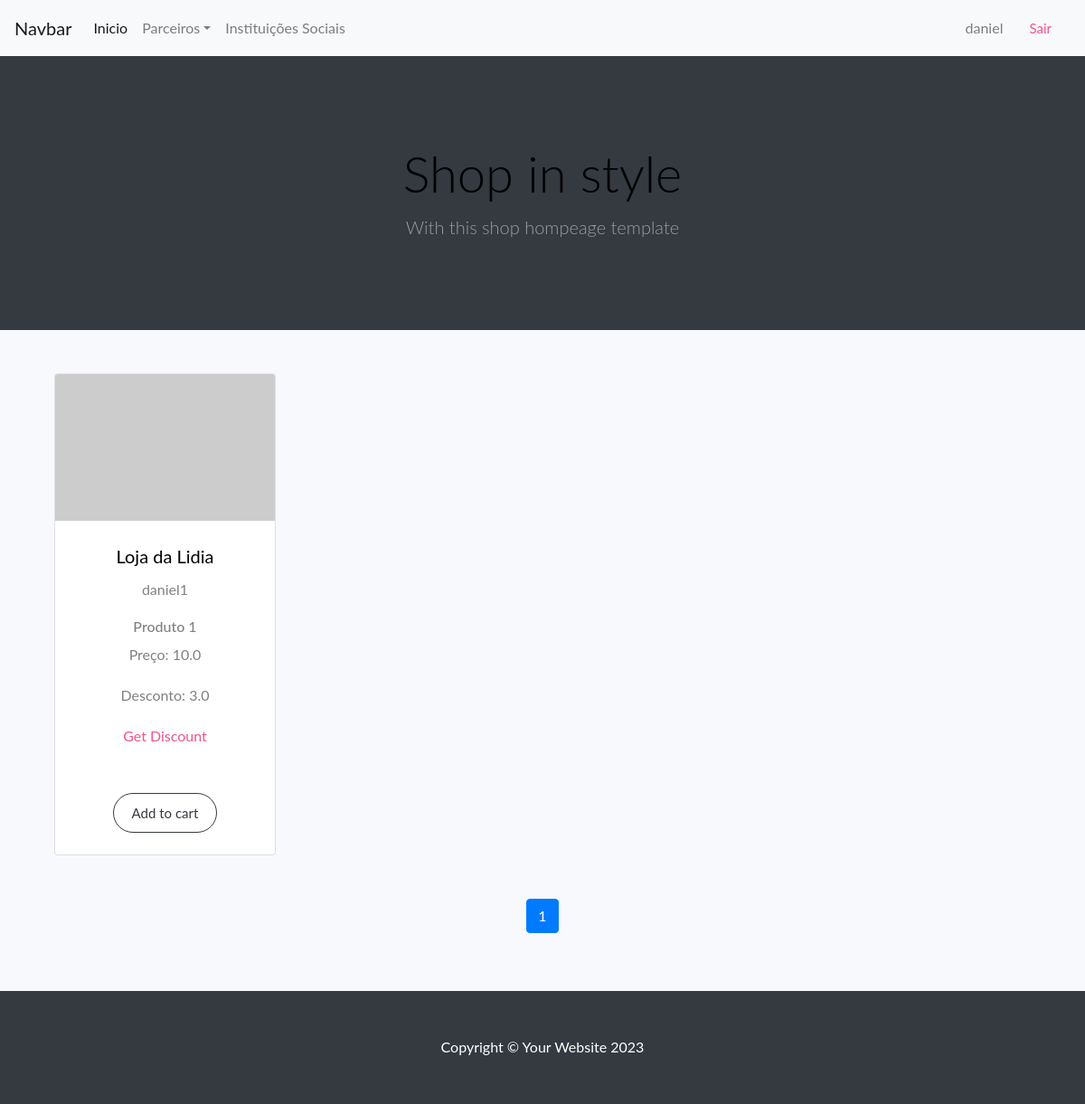
Page /dashboard (signed in) on the earlier database version.
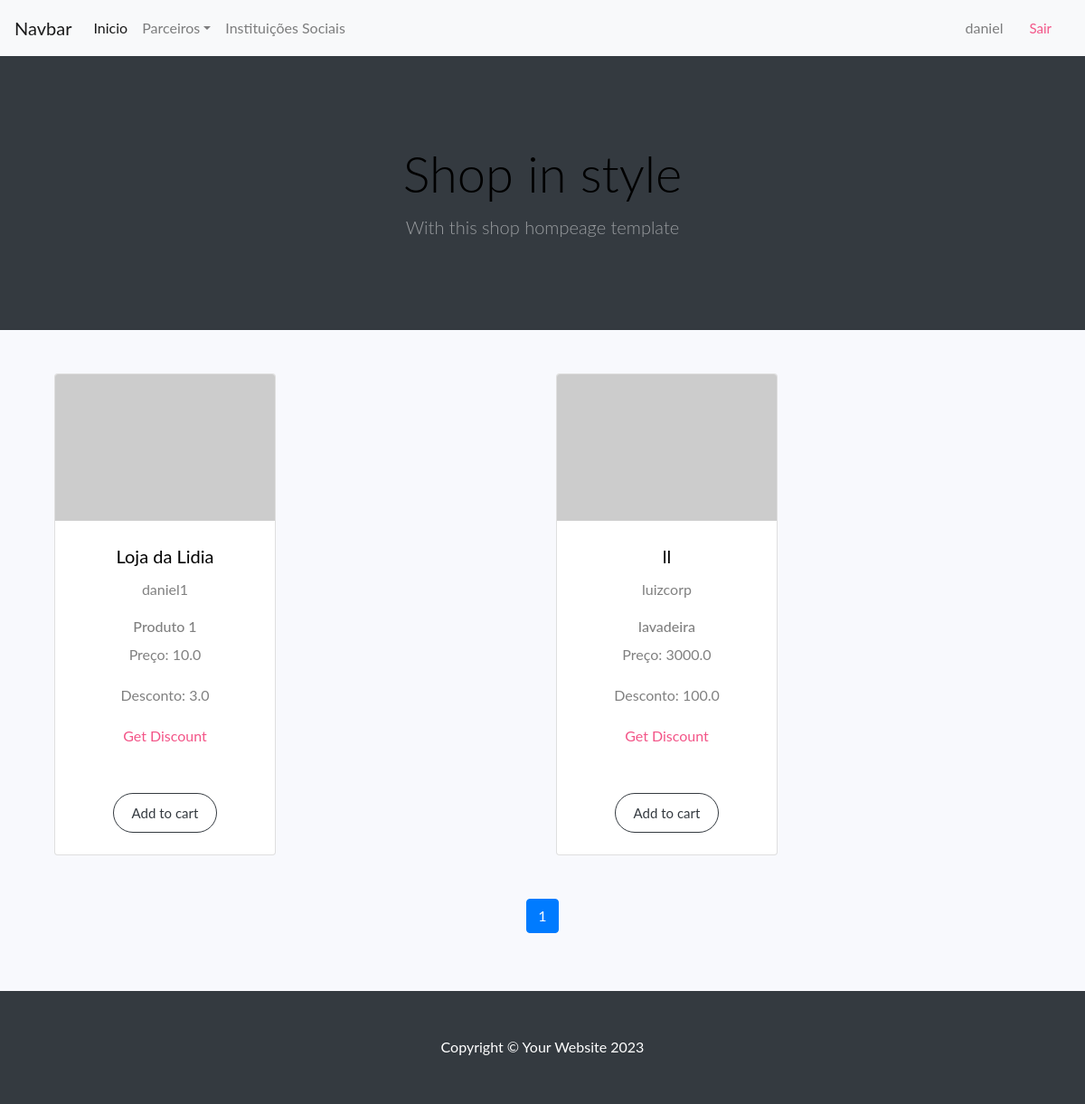
Same page on the later database version.
### models.py (models this page shows, shortened)
class Profile(db.Model, UserMixin):
    __tablename__ = 'profiles'
    id = db.Column(db.Integer, primary_key=True)
    username = db.Column(db.String, unique=True, nullable=False)
    email = db.Column(db.String, nullable=False)
    password = db.Column(db.String(120), nullable=False)
    bairro = db.Column(db.String(120), nullable=False)
    tipo = db.Column(db.String, nullable=False)
    __mapper_args__ = {
        'polymorphic_identity': 'profile',
        'polymorphic_on': tipo
    }

class Merchant(Profile):
    __tablename__ = 'merchants'
    id = db.Column(db.Integer, db.ForeignKey('profiles.id'), primary_key=True)
    shop_name = db.Column(db.String, nullable=False)
    atuacao = db.Column(db.String, nullable=False)
    products = db.relationship('Product', backref='merchant', lazy=True)
    __mapper_args__ = {
        'polymorphic_identity': 'merchant',
    }

class Product(db.Model):
    __tablename__ = 'products'
    id = db.Column(db.Integer, primary_key=True)
    name = db.Column(db.String, nullable=False)
    description = db.Column(db.String, nullable=True)
    price = db.Column(db.Float, nullable=False)
    discount = db.Column(db.Float, nullable=True)
    qr_code = db.Column(db.String, nullable=True)  # Store the QR code as a string (URL or base64)
    visible = db.Column(db.Boolean, default=False, nullable=False)
    path = db.Column(db.String,nullable=False)
    merchant_id = db.Column(db.Integer, db.ForeignKey('merchants.id'), nullable=False)

### main.py (the view)
@app.route('/dashboard')
@login_required
def dashboard():
    page = request.args.get('page', 1, type=int)
    per_page = 12
    paginated_merchants = Merchant.query.paginate(page=page, per_page=per_page, error_out=False)
    template = 'nonuser_dashboard.html' if current_user.tipo != "user" else 'dashboard.html'
    username = current_user.shop_name if current_user.tipo != "user" else current_user.username
    return render_template(
        template,
        username=username,
        merchants=paginated_merchants.items,
        page=page,
        pages=paginated_merchants.pages
    )

### main.py (called while the page is built)
@login_manager.user_loader
def load_user(user_id):
    models = [User, Merchant, Charity]
    for model in models:
        user = model.query.get(int(user_id))
        if user:
            return user
    return None

### templates/dashboard.html (shortened to what this page needs)
<!DOCTYPE html>
<html lang="en">
<head>
    <link href="https://cdn.jsdelivr.net/npm/bootstrap-icons@1.5.0/font/bootstrap-icons.css" rel="stylesheet" />
    <link rel="stylesheet" href="{{url_for('static', filename='css/style.css')}}">
</head>
<body>
    <nav class="navbar navbar-expand-lg navbar-light bg-light">
        <a class="navbar-brand" href="#">Navbar</a>
        <div class="collapse navbar-collapse" id="navbarSupportedContent">
            <ul class="navbar-nav mr-auto">
                <li class="nav-item"><a class="nav-link active" aria-current="page" href="#!">Inicio</a></li>
                <li class="nav-item dropdown">
                    <a class="nav-link dropdown-toggle" id="navbarDropdown" href="#" role="button"
                        data-bs-toggle="dropdown" aria-expanded="false">Parceiros</a>
                </li>
                <li class="nav-item">
                    <a class="nav-link" href="#">Instituições Sociais</a>
                </li>
            </ul>
            <ul class="navbar-nav my-2 my-sm-0">
                <li class="nav-item">
                    <a class="nav-link" href="{{url_for('profile', username=username)}}">{{username}}</a>
                </li>
            </ul>
            <button class="btn my-2 my-sm-0" type="submit"><a href="{{url_for('logout')}}">Sair</a></button>
        </div>
    </nav>
    <header class="bg-dark py-5">
        <div class="container px-4 px-lg-5 my-5">
            <div class="text-center text-white">
                <h1 class="display-4 fw-bolder">Shop in style</h1>
                <p class="lead fw-normal text-white-50 mb-0">With this shop hompeage template</p>
            </div>
        </div>
    </header>
    <section class="py-5">
        <div class="container">
            <div class="container">
                {% for row in merchants|batch(4) %}
                    <div class="row">
                        {% for merchant in row %}
                            <div class="col mb-5">
                                <div class="card h-100">
                                    <img class="card-img-top" src="https://dummyimage.com/450x300/dee2e6/6c757d.jpg" alt="..." />
                                    <div class="card-body p-4">
                                        <div class="text-center">
                                            <h5 class="fw-bolder">{{ merchant.shop_name }}</h5>
                                            <p>{{ merchant.username }}</p>
                                            {% for product in merchant.products%}
                                            {%if product.visible == True %}
                                            <div>
                                                <h6>{{product.name}}</h6>
                                                <p>Preço: {{product.price}}</p>
                                                <p>Desconto: {{product.discount}}</p>
                                                <a href="#" class="get-discount" data-toggle="modal" data-target="#qrModal">Get Discount</a>
                                            </div>
                                            {% endif %}
                                            {% endfor %}
                                        </div>
                                    </div>
                                    <div class="card-footer p-4 pt-0 border-top-0 bg-transparent">
                                        <div class="text-center"><a class="btn btn-outline-dark mt-auto" href="#">Add to cart</a></div>
                                    </div>
                                </div>
                            </div>
                        {% endfor %}
                    </div>
                {% endfor %}
            </div>
            <nav aria-label="Page navigation">
                <ul class="pagination justify-content-center">
                    {% for p in range(1, pages + 1) %}
                        <li class="page-item {% if p == page %}active{% endif %}">
                            <a class="page-link" href="{{ url_for('dashboard', page=p) }}">{{ p }}</a>
                        </li>
                    {% endfor %}
                </ul>
            </nav>
        </div>
    </section>
    <footer class="py-5 bg-dark">
        <div class="container">
            <p class="m-0 text-center text-white">Copyright &copy; Your Website 2023</p>
        </div>
    </footer>
</body>
</html>

Differences in the rows shown:
added Merchant: shop_name "ll", username "luizcorp"
added Product: name "lavadeira", price "3000.0", discount "100.0", shown under "ll"
